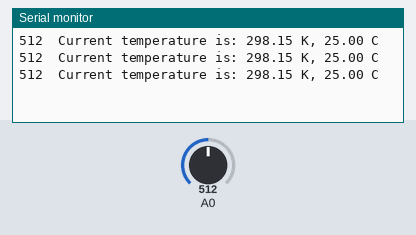
Bench run of a sketch on a simulated Arduino Uno, built with avr-gcc and run on an emulated ATmega328P. Shown: the last lines printed to the serial monitor. The inputs (shaded band) are chosen by the test bench; at power-on: A0 = 512.

Above: at 1.3 s.
1.4 s: A0 set to 716
At 1.9 s:
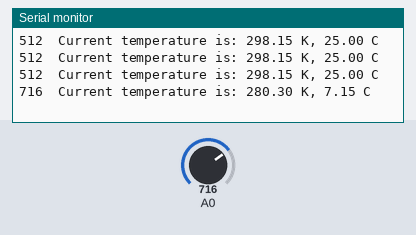
2.9 s: A0 set to 900
At 3.4 s:
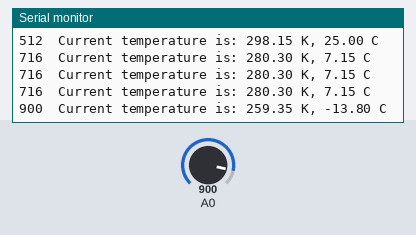
Timing chart, 0 to 5.9 s (numbered marks = the images above; inputs shaded):
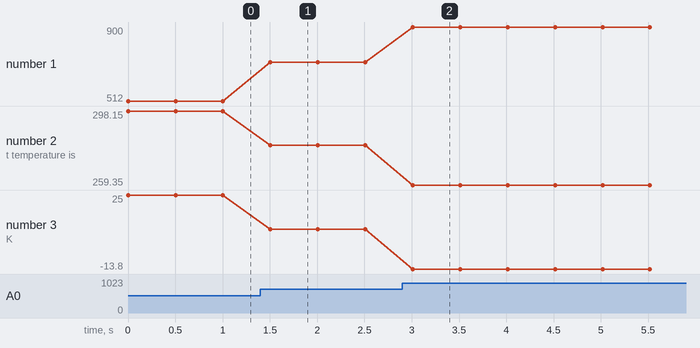

Measured:
- after the input at 1.4 s, the serial monitor: prints a new line after 0.11 s (image 1)
- after the input at 2.9 s, the serial monitor: prints a new line after 0.11 s (image 2)
- plotted number 1: 512 → 716 after the input at 1.4 s, 716 → 900 after the input at 2.9 s
- plotted number 2: 298.15 → 280.3 after the input at 1.4 s, 280.3 → 259.35 after the input at 2.9 s
- plotted number 3: 25 → 7.15 after the input at 1.4 s, 7.15 → -13.8 after the input at 2.9 s

The sketch:

Sketch_12.1_Detect_the_temperature.ino
```cpp
/*
  Detect_the_temperature

  modified 2021/7/1
  by http://www.freenove.com
*/

void setup() {
  Serial.begin(9600);// Initialize the serial port, set the baud rate into 9600
}

void loop() {
  // Convert analog value of A0 port into digital value
  int adcVal = analogRead(A0);
  // Calculate voltage
  float v = adcVal * 5.0 / 1024;
  // Calculate resistance value of thermistor
  float Rt = 10 * v / (5 - v);
  // Calculate temperature (Kelvin)
  float tempK = 1 / (log(Rt / 10) / 3950 + 1 / (273.15 + 25));
  // Calculate temperature (Celsius)
  float tempC = tempK - 273.15;

  // Send the result to computer through serial port
  Serial.print(adcVal);
  Serial.print("\tCurrent temperature is: ");
  Serial.print(tempK);
  Serial.print(" K, ");
  Serial.print(tempC);
  Serial.println(" C");
  delay(500);
}
```
